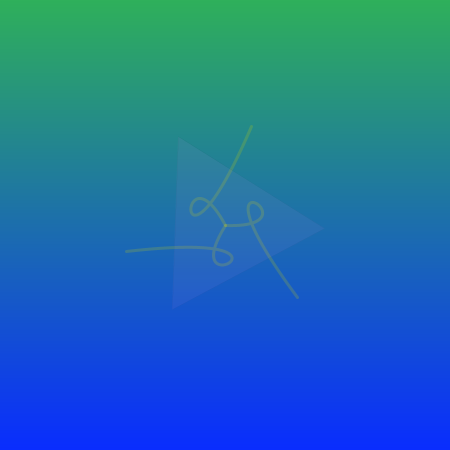
Frame 1 (no input)
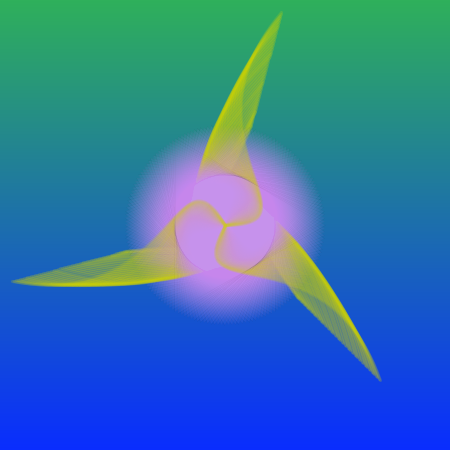
Frame 60 (the mouse pressed at the canvas centre just before this capture)
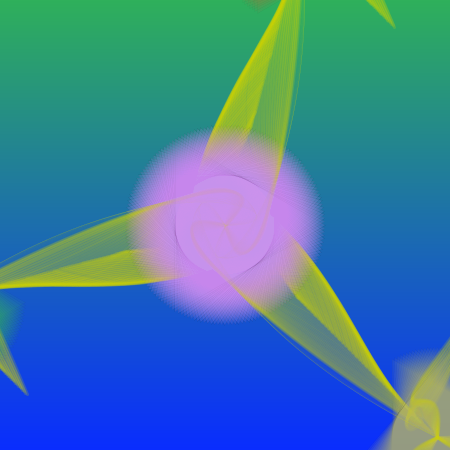
Frame 120 (the mouse held since frame 60 and released just before this capture)

The Processing sketch that drew these frames (run headless with seeded random() and noise(); from frame 60 on, the mouse is pressed at the canvas centre):

// Processing sketch: processing_31467
// ── processing_31467.pde

CT _t1;
int Y_AXIS = 1;
int X_AXIS = 2;
float xgive=70;
float ygive=70;
float deptlimit;
int vis;
void setup()
{
  vis =-1;
  size(450,450);
  _t1 = new CT(color(random(100,255),random(100,255),random(100,255),20),width/2,height/2,100);
  color c1 = color(47, 176, 91);
  color c2 = color(10, 45, 255);
  setGradient(0, 0, width, height, c1, c2, Y_AXIS);
  deptlimit = 80;
}
void draw()
{
  if (vis ==1)
  {
     background(0,0,0); 
  }
  _t1.update();
  _t1.display();
}

class CT
{
  float x;
  float y;
  float angle;
  color c;
  float r;
  float R; 
  float i;
  boolean visable;
  boolean createchild;
  CT rec1,rec2,rec3;
  CT(color tempC, float tempX, float tempY,float tempR)
  {
    c=tempC;
    x=tempX;
    y=tempY;
    r=tempR;
    R=r;
    angle=0;
    i=0;
    visable=false;
    createchild = (r>deptlimit &&  x<width+xgive  && x>0-xgive && y<height+ygive  && y>0-ygive);
    if (createchild)
    {
      rec1 = new CT(color(random(180,190),random(180,185),98,20),x+cos(PI/4)*(3*R),y+sin(PI/4)*(3*R),r-10);;
      rec2 = new CT(color(random(47,51),random(176,180),91,20),x+cos(PI/4+2*PI/3)*(3*R),y+sin(PI/4+2*PI/3)*(3*R),R-10);;
      rec3 = new CT(color(186,random(100,104),random(49,53),20),x+cos(PI/4+4*PI/3)*(3*R),y+sin(PI/4+4*PI/3)*(3*R),R-10);;
    }
  }
  void display()
  {
    noFill();
    strokeWeight(3);
    if (i>r*2-1 && createchild)
    {
      noFill(); 
      rec1.display();
       rec2.display();
       rec3.display();
       
    }
    if (i>r*2-1 && createchild)
    {
       rec1.update();
       rec2.update();
       rec3.update();
    }
    noFill();
    stroke(205,208,0,50);
    if (vis ==1)
    {
      stroke(205,208,0,80);
    }
    bezier(x, y, x+cos(angle)*r,y+sin(angle)*r, x+cos(angle+4*PI/3)*r,y+sin(angle+4*PI/3)*r, x+cos(PI/4)*(R+i),y+sin(PI/4)*(R+i));
    bezier(x, y, x+cos(angle+2*PI/3)*r,y+sin(angle+2*PI/3)*r, x+cos(angle)*r,y+sin(angle)*r, x+cos(PI/4+2*PI/3)*(R+i),y+sin(PI/4+2*PI/3)*(R+i));
    bezier(x, y, x+cos(angle+4*PI/3)*r,y+sin(angle+4*PI/3)*r, x+cos(angle+2*PI/3)*r,y+sin(angle+2*PI/3)*r, x+cos(PI/4+4*PI/3)*(R+i),y+sin(PI/4+4*PI/3)*(R+i));
    fill(c);
    strokeWeight(0);
    stroke(0,0,0,50);
    triangle(x+cos(angle)*r,y+sin(angle)*r,x+cos(angle+2*PI/3)*r,y+sin(angle+2*PI/3)*r,x+cos(angle+4*PI/3)*r,y+sin(angle+4*PI/3)*r);
    
}
  void update()
  {
    angle=angle+2*PI/180;
    if (i<R*2)
    {
     i=i+2;
    }
    visable=true;
    if (vis==1)
    {
    r=constrain(r+random(-5,5),R-7,R+7);
    }
    else
    {
      r=R;
    }
  }
}

void mouseClicked()
{
  vis=vis*-1;
  if (vis==-1)
  {
   color c1 = color(47, 176, 91);
  color c2 = color(10, 45, 255);
  setGradient(0, 0, width, height, c1, c2, Y_AXIS); 
  }
}

void setGradient(int x, int y, float w, float h, color c1, color c2, int axis ){
  // calculate differences between color components 
  float deltaR = red(c2)-red(c1);
  float deltaG = green(c2)-green(c1);
  float deltaB = blue(c2)-blue(c1);

  // choose axis
  if(axis == Y_AXIS){
    /*nested for loops set pixels
     in a basic table structure */
    // column
    for (int i=x; i<=(x+w); i++){
      // row
      for (int j = y; j<=(y+h); j++){
        color c = color(
        (red(c1)+(j-y)*(deltaR/h)),
        (green(c1)+(j-y)*(deltaG/h)),
        (blue(c1)+(j-y)*(deltaB/h)) 
          );
        set(i, j, c);
      }
    }  
  } 
 
  else if(axis == X_AXIS){
    // column 
    for (int i=y; i<=(y+h); i++){
      // row
      for (int j = x; j<=(x+w); j++){
        color c = color(
        (red(c1)+(j-x)*(deltaR/h)),
        (green(c1)+(j-x)*(deltaG/h)),
        (blue(c1)+(j-x)*(deltaB/h)) 
          );
        set(j, i, c);
      }
    }  
  }
}
  void reset()
  {
   // Finish the movie if space bar is pressed
    color c1 = color(47, 176, 91);
    color c2 = color(10, 45, 255);
    setGradient(0, 0, width, height, c1, c2, Y_AXIS);
    _t1 = new CT(color(random(100,255),random(100,255),random(100,255),20),width/2,height/2,100); 
  }
  void keyPressed() {
  if (key == ' ') {
    reset();
  }
  if (key == '+')
  {
    deptlimit=(deptlimit/10+1)*10;
    CT tempt1=_t1;
    reset();
    //_t1=tempt1;
  }
  if (key == '-')
  {
    deptlimit=(deptlimit/10-1)*10;
    CT tempt1=_t1;
    reset();
    //_t1=tempt1;
  }
  }
